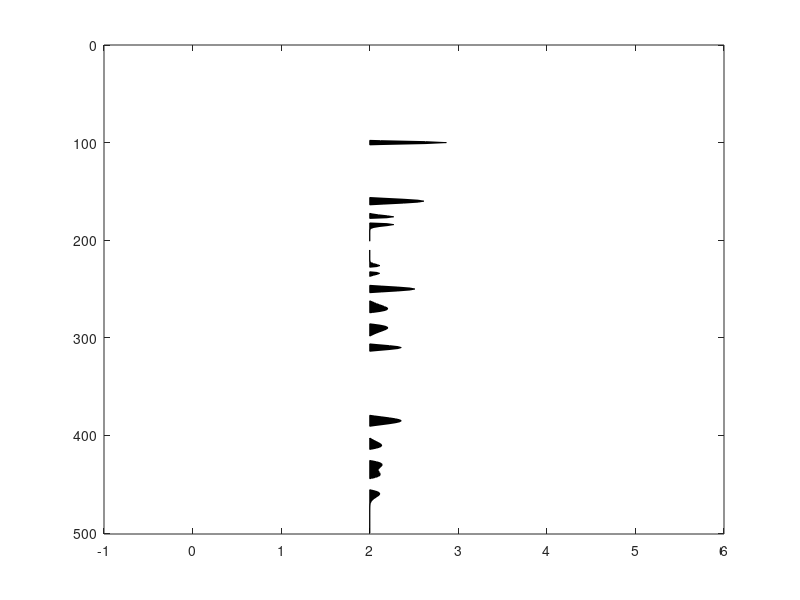

Reproduce this figure in MATLAB. (Note: this script raises an error after producing the figure.)
clc, clear all, close all
%%
dt = .004 ;
trng = 2 ; 
df = 1/trng ;
t = 0:dt:trng-dt ;
n = fix(trng/dt);
%% signal #1
r1 = [1:n]*0;r2 = r1;r3 = r2;
r1([100,180,230]) = [1.7 -1.2 -.5];
r2([160,250,310]) = [1.2 +1 .7];
r3([280,385,450,420]) = [-.9 .7 -.5 -.6];
r = r1+r2+r3;
fd1 = 25;fd2 = 15;fd3 = 10;
x1 = (1-2*(pi*fd1*(t-trng/2)).^2) .* exp(-(pi*fd1*(t-trng/2)).^2) ;
x2 = (1-2*(pi*fd2*(t-trng/2)).^2) .* exp(-(pi*fd2*(t-trng/2)).^2) ;
x3 = (1-2*(pi*fd3*(t-trng/2)).^2) .* exp(-(pi*fd3*(t-trng/2)).^2) ;
y1 = conv(r1,x1);y1 = y1(fix(n/2)+1:n+fix(n/2));
y2 = conv(r2,x2);y2 = y2(fix(n/2)+1:n+fix(n/2));
y3 = conv(r3,x3);y3 = y3(fix(n/2)+1:n+fix(n/2));
y = y1+y2+y3;
%% graph result
figure
G = [y;y3;y2;y1]';

tt=-.2:.001:.2;
fm=5;

[nz,nx]=size(G);

trmx= max(abs(G));
 amx=mean(trmx);  
 x=[1:nx]; z=[1:nz];
 scal =.7;

 % take the average as dx
	dx1 = abs(x(2:nx)-x(1:nx-1));
 	dx = median(dx1);

 dz=z(2)-z(1);
 xmx=max(max(G)); xmn=min(min(G)); 

 if scal == 0; scal=1; end;
 G = G * dx /amx; 
 G = G * scal;

%  fprintf(' PlotWig: data range [%f, %f], plotted max %f \n',xmn,xmx,amx);
 
% set display range 
x1=min(x)-2.0*dx; x2=max(x)+2.0*dx;
z1=min(z)-dz; z2=max(z)+dz;
 
set(gca,'NextPlot','add','Box','on', ...
  'XLim', [x1 x2], ...
  'YDir','reverse', ...
  'YLim',[z1 z2]);
 

	fillcolor = [0 0 0];
	linecolor = [0 0 0];
	linewidth = 1;

	z=z'; 	% input as row vector
	zstart=z(1);
	zend  =z(nz);

for i=1:nx,
   
  if trmx(i) ~= 0;    % skip the zero traces
	tr=G(:,i); 	% --- one scale for all section
  	s = sign(tr) ;
  	i1= find( s(1:nz-1) ~= s(2:nz) );	% zero crossing points
	npos = length(i1);


	%12/7/97 
	zadd = i1 + tr(i1) ./ (tr(i1) - tr(i1+1)); %locations with 0 amplitudes
	aadd = zeros(size(zadd));

	[zpos,vpos] = find(tr >0);
	[zz,iz] = sort([zpos; zadd]); 	% indices of zero point plus positives
	aa = [tr(zpos); aadd];
	aa = aa(iz);

	% be careful at the ends
		if tr(1)>0, 	a0=0; z0=1.00;
		else, 		a0=0; z0=zadd(1);
		end;
		if tr(nz)>0, 	a1=0; z1=nz; 
		else, 		a1=0; z1=max(zadd);
		end;
			
	zz = [z0; zz; z1; z0];
 	aa = [a0; aa; a1; a0];
		

	zzz = zstart + zz*dz -dz;

	patch( aa+x(i)+1 , zzz,  fillcolor);

	line( 'Color',[1 1 1],'EraseMode','background',  ...
         'Xdata', x(i)+[0 0]+1, 'Ydata',[zstart zend]); % remove zero line

%'LineWidth',linewidth, ...
%12/7/97 'Xdata', x(i)+[0 0], 'Ydata',[z0 z1]*dz);	% remove zero line

	line( 'Color',linecolor,'EraseMode','background',  ...
	 'LineWidth',linewidth, ...
	 'Xdata', tr+x(i)+1, 'Ydata',z);	% negatives line

   else % zeros trace
	line( 'Color',linecolor,'EraseMode','background',  ...
	 'LineWidth',linewidth, ...
         'Xdata', [x(i) x(i)]+1, 'Ydata',[zstart zend]);
   end;
end

line(r*.7,t/dt)
% plot(t,y1+8.5),hold on
% plot(t,y2+6.5)
% plot(t,y3+4.5)
% plot(t,y+2.5,'k')
% stem(t,r,'Marker','none')
% % hold off
% set(gca,'YTick',[1:500])
% set(gca,'YTickLabel',{num2str(t)})
% 'reflectivity';'synthetic';'0.5 Hz';'1.5 Hz';'2.5 Hz'
% xlabel Time/sec
% text([.1,.1],[5.5,7.5],'+','FontSize',16)
% text([.1],[3.5],'=','FontSize',16)
%--------------------------------------------------------------------------
% clear -regexp ^x ^d ^a z t r f i l n;
clearvars -except y dt trng df t n
save y